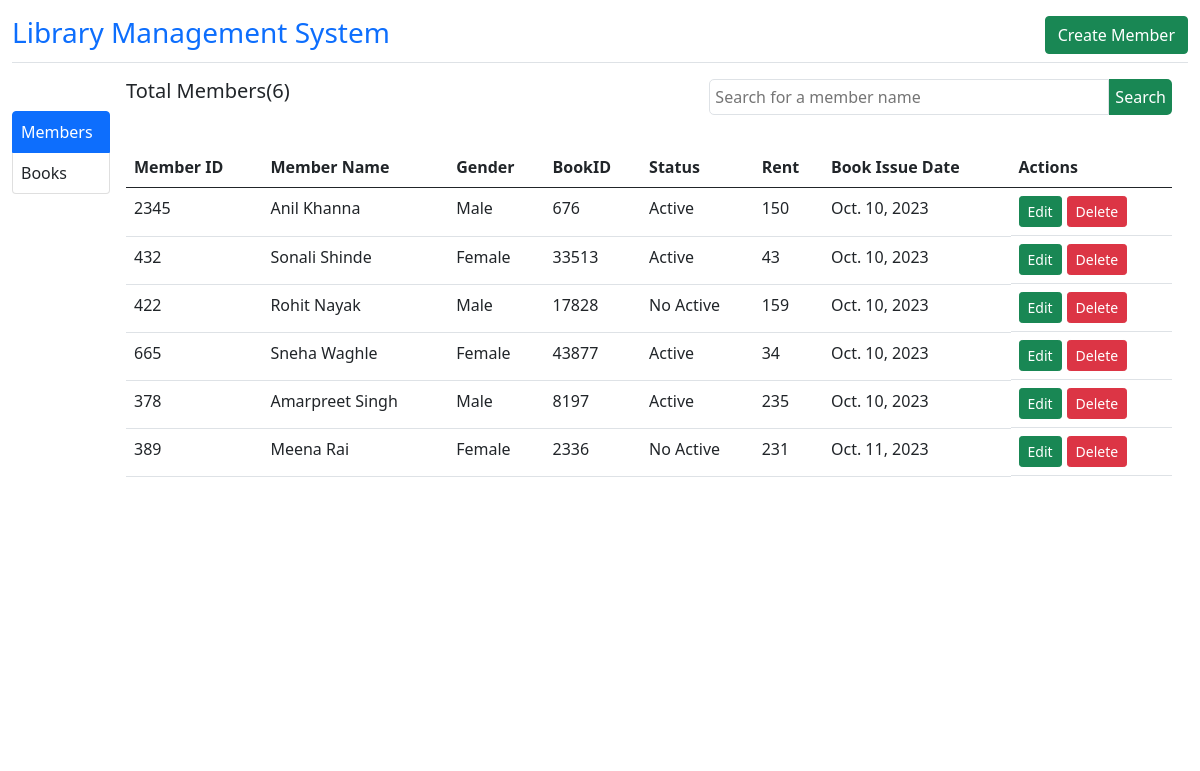
The page / on the database its author committed.
### app/models.py (models this page shows, shortened)
class MemberModel(models.Model):
	memberid = models.CharField(max_length=10)
	member_name = models.CharField(max_length=200)
	Gender = models.CharField(max_length=10, choices=GENDER)
	bookid = models.ForeignKey(BooksModel, on_delete=models.CASCADE)
	status = models.CharField(max_length=20, choices=STATUS)
	rent = models.IntegerField()
	book_issue_date = models.DateField(auto_now_add=True)

class BooksModel(models.Model):
	bookid = models.CharField(max_length=10)
	title = models.CharField(max_length=500)
	autors = models.CharField(max_length=200)
	average_rating = models.CharField(max_length=100)
	isbn = models.CharField(max_length=100)
	isbn13 = models.CharField(max_length=100)
	language_codes = models.CharField(max_length=100)
	num_pages = models.IntegerField()
	ratings_count = models.IntegerField()
	text_reviews_count = models.IntegerField()
	publication_date = models.CharField(max_length=100)
	publisher = models.CharField(max_length=200)
	def __str__(self):
		return str(self.bookid)

### app/views.py (the view)
# urls.py: path('', HomeView.as_view(), name='home'),
class HomeView(TemplateView):
	def get(self, request):
		members_counts = 0
		members = MemberModel.objects.all()
		members_counts = members.count()
		context = {'members': members, 'members_counts':members_counts}
		return render(request, 'home.html', context)

### app/templates/home.html (shortened to what this page needs)
<!DOCTYPE html>
{% load static %}
<html>
<head>
	<link rel="stylesheet" type="text/css" href="{% static 'css/bootstrap.css' %}">
</head>
<body>
	<div class="container mt-3" style="max-width: 90rem;">
		<div class="inner_y6" style="height: 85vh;">
			<div class="dgrg d-flex border-bottom">
				<div class="text_title" style="width: 50%">
					<h3 class="text-primary">Library Management System</h3>
				</div>
				<div class="crate_manage text-end mb-2" style="width: 50%">
					<a href="{% url 'create_update_member' %}" class="btn btn-success">Create Member</a>
				</div>
			</div>
			<div class="card border-0" style="height:100%">
			  <div class="row g-0">
			    <div class="col-md-1" style="height: 85vh;">
			    	<div class="list_dh6 mt-5">
		    			<div class="list-group">
						  <a href="{% url 'home' %}" class="list-group-item list-group-item-action active p-2" aria-current="true">Members</a>
						  <a href="{% url 'books' %}" class="list-group-item list-group-item-action p-2">Books</a>
						</div>
		    		</div>
			    </div>
			    <div class="col-md-11">
			    	<div class="card-body upper_2nd d-flex">
			        	<div class="fgt5" style="width: 50%;">
			        		<h5 class="text-bold">Total Members(<span>{{members_counts}}</span>)</h5>
			        	</div>
			        	<div class="ffr3" style="width: 50%;">
			        		<form class="d-flex justify-content-end">
				        		<input type="text" class="border" id="search_member" placeholder="Search for a member name" style="border: none; border-top-left-radius: 5px; border-bottom-left-radius: 5px; width: 400px; padding: 5px; outline: none;">
				        		<input type="button" id="btn_search_member" class="btn_sch bg-success text-white" value="Search" style="border-top-right-radius: 5px; border-bottom-right-radius: 5px; border: none;">
				        	</form>
			        	</div>
			        </div>
			      <div class="card-body">
				      <div class="trd_data" style="height: 75vh; overflow: auto;">
				      	{% if members %}
				      	<table class="table">
						  <thead>
						    <tr>
						      <th scope="col">Member ID</th>
						      <th scope="col">Member Name</th>
						      <th scope="col">Gender</th>
						      <th scope="col">BookID</th>
						      <th scope="col">Status</th>
						      <th scope="col">Rent</th>
						      <th scope="col">Book Issue Date</th>
						      <th scope="col">Actions</th>
						    </tr>
						  </thead>
						  <tbody id="search_mem">
						  	{% for mb in members %}
						    <tr>
						      <td>{{mb.memberid}}</td>
						      <td>{{mb.member_name}}</td>
						      <td>{{mb.Gender}}</td>
						      <td>{{mb.bookid}}</td>
						      <td>{{mb.status}}</td>
						      <td>{{mb.rent}}</td>
						      <td>{{mb.book_issue_date}}</td>
						      <td class="d-flex">
						      	<a href="{% url 'update_member' mb.memberid %}" class="btn btn-success btn-sm">Edit</a>
						      	<form action="{% url 'del_member' mb.memberid %}" method="POST" style="margin-left: 5px;">
						      		<input type="submit" class="btn btn-danger btn-sm" value="Delete">
						      	</form>
						      </td>
						    </tr>
						    {% endfor %}
						  </tbody>
						</table>
						{% else %}
						<div class="text-center mt-5 pt-5">
							<h5 class="text-bold">No Members</h5>
						</div>
						{% endif %}
				      </div>
			  	</div>
			    </div>
			  </div>
			</div>
		</div>
	</div>
</body>
</html>

### rows shown on the page
MemberModel: memberid "2345", member_name "Anil Khanna", Gender "Male", bookid "676", status "Active", rent "150", book_issue_date "Oct. 10, 2023"
MemberModel: memberid "432", member_name "Sonali Shinde", Gender "Female", bookid "33513", status "Active", rent "43", book_issue_date "Oct. 10, 2023"
MemberModel: memberid "422", member_name "Rohit Nayak", Gender "Male", bookid "17828", status "No Active", rent "159", book_issue_date "Oct. 10, 2023"
MemberModel: memberid "665", member_name "Sneha Waghle", Gender "Female", bookid "43877", status "Active", rent "34", book_issue_date "Oct. 10, 2023"
MemberModel: memberid "378", member_name "Amarpreet Singh", Gender "Male", bookid "8197", status "Active", rent "235", book_issue_date "Oct. 10, 2023"
MemberModel: memberid "389", member_name "Meena Rai", Gender "Female", bookid "2336", status "No Active", rent "231", book_issue_date "Oct. 11, 2023"

### other values the page prints
{{ members_counts }} "6"
